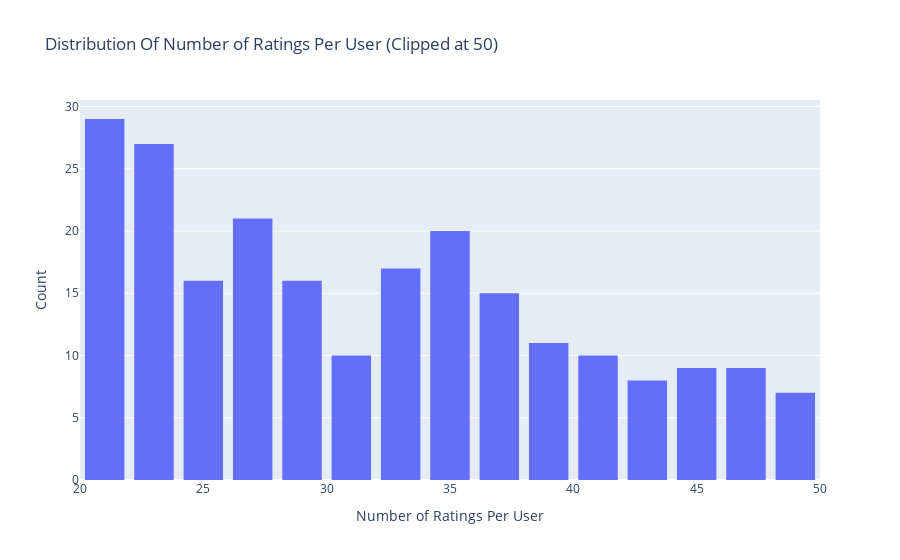

The code cell stored with this chart in its notebook:
### Markdown cell above
### Ratings Distribution By User

### Code cell
configure_plotly_browser_state()

data = df.groupby('userID')['rating'].count().clip(upper=80)
# Create trace
trace = go.Histogram(x = data.values,
                     name = 'Ratings',
                     xbins = dict(start = 0,
                                  end = 50,
                                  size = 2))
# Create layout
layout = go.Layout(title = 'Distribution Of Number of Ratings Per User (Clipped at 50)',
                   xaxis = dict(title = 'Number of Ratings Per User'),
                   yaxis = dict(title = 'Count'),
                   bargap = 0.2)

# Create plot
fig = go.Figure(data=[trace], layout=layout)
iplot(fig)

### Figure 1 — Plotly figure (JSON) as saved in the notebook; plotly's stock layout.template omitted (floating-point values rounded to 4 significant figures; data arrays with more than 128 entries replaced by an {"elided": "..."} marker saying what was removed)
{"data": [{"name": "Ratings", "x": {"elided": "610 int values"}, "xbins": {"end": 50, "size": 2, "start": 0}, "type": "histogram"}], "layout": {"bargap": 0.2, "title": {"text": "Distribution Of Number of Ratings Per User (Clipped at 50)"}, "xaxis": {"title": {"text": "Number of Ratings Per User"}}, "yaxis": {"title": {"text": "Count"}}}}
